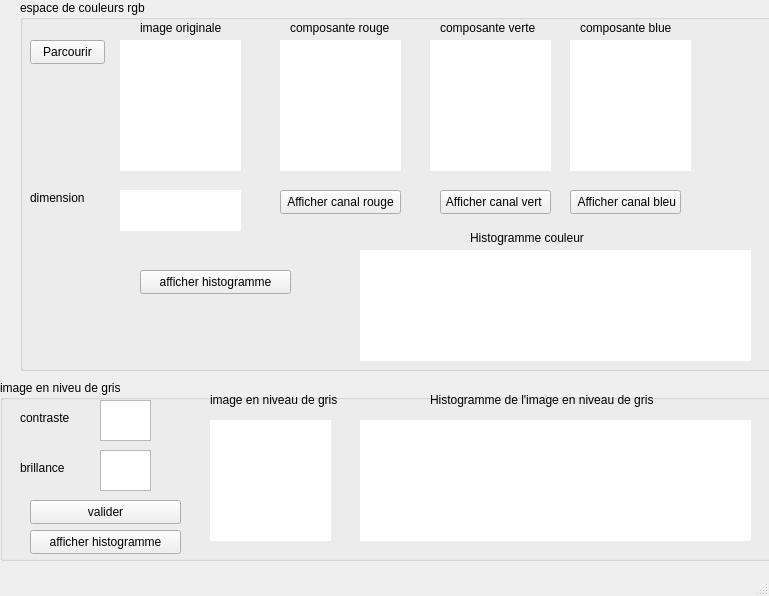
<?xml version="1.0" encoding="UTF-8"?>
<ui version="4.0">
 <class>MainWindow</class>
 <widget class="QMainWindow" name="MainWindow">
  <property name="geometry">
   <rect>
    <x>0</x>
    <y>0</y>
    <width>769</width>
    <height>596</height>
   </rect>
  </property>
  <property name="windowTitle">
   <string>MainWindow</string>
  </property>
  <widget class="QWidget" name="centralwidget">
   <widget class="QGroupBox" name="groupBox">
    <property name="geometry">
     <rect>
      <x>20</x>
      <y>0</y>
      <width>781</width>
      <height>371</height>
     </rect>
    </property>
    <property name="title">
     <string>espace de couleurs rgb</string>
    </property>
    <widget class="QLabel" name="label_original">
     <property name="geometry">
      <rect>
       <x>100</x>
       <y>40</y>
       <width>121</width>
       <height>131</height>
      </rect>
     </property>
     <property name="styleSheet">
      <string notr="true">background-color: white
</string>
     </property>
     <property name="text">
      <string/>
     </property>
    </widget>
    <widget class="QPushButton" name="btn_browse">
     <property name="geometry">
      <rect>
       <x>10</x>
       <y>40</y>
       <width>75</width>
       <height>24</height>
      </rect>
     </property>
     <property name="text">
      <string>Parcourir</string>
     </property>
    </widget>
    <widget class="QLabel" name="label_red">
     <property name="geometry">
      <rect>
       <x>260</x>
       <y>40</y>
       <width>121</width>
       <height>131</height>
      </rect>
     </property>
     <property name="styleSheet">
      <string notr="true">background-color: white
</string>
     </property>
     <property name="text">
      <string/>
     </property>
    </widget>
    <widget class="QLabel" name="label_green">
     <property name="geometry">
      <rect>
       <x>410</x>
       <y>40</y>
       <width>121</width>
       <height>131</height>
      </rect>
     </property>
     <property name="styleSheet">
      <string notr="true">background-color: white
</string>
     </property>
     <property name="text">
      <string/>
     </property>
    </widget>
    <widget class="QLabel" name="label_blue">
     <property name="geometry">
      <rect>
       <x>550</x>
       <y>40</y>
       <width>121</width>
       <height>131</height>
      </rect>
     </property>
     <property name="styleSheet">
      <string notr="true">background-color: white
</string>
     </property>
     <property name="text">
      <string/>
     </property>
    </widget>
    <widget class="QLabel" name="label_dimensions">
     <property name="geometry">
      <rect>
       <x>100</x>
       <y>190</y>
       <width>121</width>
       <height>41</height>
      </rect>
     </property>
     <property name="styleSheet">
      <string notr="true">background-color: white
</string>
     </property>
     <property name="text">
      <string/>
     </property>
    </widget>
    <widget class="QLabel" name="label">
     <property name="geometry">
      <rect>
       <x>10</x>
       <y>190</y>
       <width>71</width>
       <height>16</height>
      </rect>
     </property>
     <property name="text">
      <string>dimension</string>
     </property>
    </widget>
    <widget class="QLabel" name="label_7">
     <property name="geometry">
      <rect>
       <x>120</x>
       <y>20</y>
       <width>111</width>
       <height>16</height>
      </rect>
     </property>
     <property name="text">
      <string>image originale</string>
     </property>
    </widget>
    <widget class="QLabel" name="label_8">
     <property name="geometry">
      <rect>
       <x>270</x>
       <y>20</y>
       <width>121</width>
       <height>16</height>
      </rect>
     </property>
     <property name="text">
      <string>composante rouge</string>
     </property>
    </widget>
    <widget class="QLabel" name="label_9">
     <property name="geometry">
      <rect>
       <x>420</x>
       <y>20</y>
       <width>101</width>
       <height>16</height>
      </rect>
     </property>
     <property name="text">
      <string>composante verte</string>
     </property>
    </widget>
    <widget class="QLabel" name="label_10">
     <property name="geometry">
      <rect>
       <x>560</x>
       <y>20</y>
       <width>111</width>
       <height>16</height>
      </rect>
     </property>
     <property name="text">
      <string>composante blue</string>
     </property>
    </widget>
    <widget class="QPushButton" name="btn_blue">
     <property name="geometry">
      <rect>
       <x>550</x>
       <y>190</y>
       <width>111</width>
       <height>24</height>
      </rect>
     </property>
     <property name="text">
      <string> Afficher canal bleu</string>
     </property>
    </widget>
    <widget class="QPushButton" name="btn_green">
     <property name="geometry">
      <rect>
       <x>420</x>
       <y>190</y>
       <width>111</width>
       <height>24</height>
      </rect>
     </property>
     <property name="text">
      <string>Afficher canal vert </string>
     </property>
    </widget>
    <widget class="QPushButton" name="btn_red">
     <property name="geometry">
      <rect>
       <x>260</x>
       <y>190</y>
       <width>121</width>
       <height>24</height>
      </rect>
     </property>
     <property name="text">
      <string>Afficher canal rouge</string>
     </property>
    </widget>
    <widget class="QLabel" name="label_color_hist">
     <property name="geometry">
      <rect>
       <x>340</x>
       <y>250</y>
       <width>391</width>
       <height>111</height>
      </rect>
     </property>
     <property name="styleSheet">
      <string notr="true">background-color: white
</string>
     </property>
     <property name="text">
      <string/>
     </property>
    </widget>
    <widget class="QLabel" name="label_12">
     <property name="geometry">
      <rect>
       <x>450</x>
       <y>230</y>
       <width>161</width>
       <height>16</height>
      </rect>
     </property>
     <property name="text">
      <string>Histogramme couleur</string>
     </property>
    </widget>
    <widget class="QPushButton" name="btn_color_hist">
     <property name="geometry">
      <rect>
       <x>120</x>
       <y>270</y>
       <width>151</width>
       <height>24</height>
      </rect>
     </property>
     <property name="text">
      <string>afficher histogramme</string>
     </property>
    </widget>
   </widget>
   <widget class="QGroupBox" name="groupBox_2">
    <property name="geometry">
     <rect>
      <x>0</x>
      <y>380</y>
      <width>781</width>
      <height>181</height>
     </rect>
    </property>
    <property name="title">
     <string>image en niveu de gris</string>
    </property>
    <widget class="QLabel" name="label_gray_hist">
     <property name="geometry">
      <rect>
       <x>360</x>
       <y>40</y>
       <width>391</width>
       <height>121</height>
      </rect>
     </property>
     <property name="styleSheet">
      <string notr="true">background-color: white
</string>
     </property>
     <property name="text">
      <string/>
     </property>
    </widget>
    <widget class="QLabel" name="label_14">
     <property name="geometry">
      <rect>
       <x>430</x>
       <y>10</y>
       <width>251</width>
       <height>20</height>
      </rect>
     </property>
     <property name="text">
      <string>Histogramme de l'image en niveau de gris</string>
     </property>
    </widget>
    <widget class="QLabel" name="label_gray">
     <property name="geometry">
      <rect>
       <x>210</x>
       <y>40</y>
       <width>121</width>
       <height>121</height>
      </rect>
     </property>
     <property name="styleSheet">
      <string notr="true">background-color: white
</string>
     </property>
     <property name="text">
      <string/>
     </property>
    </widget>
    <widget class="QPushButton" name="btn_validate_gray">
     <property name="geometry">
      <rect>
       <x>30</x>
       <y>120</y>
       <width>151</width>
       <height>24</height>
      </rect>
     </property>
     <property name="text">
      <string>valider</string>
     </property>
    </widget>
    <widget class="QLabel" name="label_18">
     <property name="geometry">
      <rect>
       <x>20</x>
       <y>30</y>
       <width>71</width>
       <height>16</height>
      </rect>
     </property>
     <property name="text">
      <string>contraste </string>
     </property>
    </widget>
    <widget class="QLabel" name="label_19">
     <property name="geometry">
      <rect>
       <x>20</x>
       <y>80</y>
       <width>71</width>
       <height>16</height>
      </rect>
     </property>
     <property name="text">
      <string>brillance</string>
     </property>
    </widget>
    <widget class="QPushButton" name="btn_gray_hist">
     <property name="geometry">
      <rect>
       <x>30</x>
       <y>150</y>
       <width>151</width>
       <height>24</height>
      </rect>
     </property>
     <property name="text">
      <string>afficher histogramme</string>
     </property>
    </widget>
    <widget class="QLabel" name="label_20">
     <property name="geometry">
      <rect>
       <x>210</x>
       <y>10</y>
       <width>141</width>
       <height>20</height>
      </rect>
     </property>
     <property name="text">
      <string>image en niveau de gris</string>
     </property>
    </widget>
    <widget class="QTextEdit" name="edit_contrast">
     <property name="geometry">
      <rect>
       <x>100</x>
       <y>20</y>
       <width>51</width>
       <height>41</height>
      </rect>
     </property>
    </widget>
    <widget class="QTextEdit" name="edit_brightness">
     <property name="geometry">
      <rect>
       <x>100</x>
       <y>70</y>
       <width>51</width>
       <height>41</height>
      </rect>
     </property>
    </widget>
   </widget>
   <zorder>groupBox_2</zorder>
   <zorder>groupBox</zorder>
  </widget>
  <widget class="QMenuBar" name="menubar">
   <property name="geometry">
    <rect>
     <x>0</x>
     <y>0</y>
     <width>769</width>
     <height>22</height>
    </rect>
   </property>
  </widget>
  <widget class="QStatusBar" name="statusbar"/>
 </widget>
 <resources/>
 <connections/>
</ui>
